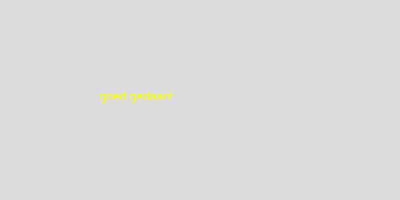
Frame 1 (no input)
Frame 60 (no input): identical to frame 1, image omitted
Frame 120 (the mouse pressed at the canvas centre since frame 60): identical to frame 1, image omitted

The p5.js sketch that drew this single still picture (run headless with seeded random() and noise() and a simulated clock; from frame 60 on, the mouse is pressed at the canvas centre):

// p5.js sketch
// ── sketch.js

function keyPressed() {
  if (keyCode === ENTER) { 
    Score = random(0, 100);
 }
}

let Score = 0;

function setup() {
  createCanvas(400, 200);

Score = random(0, 100);
}

function draw() {
  background(220);

if (Score > 90){
  fill("green");
  text("uitstekend!", 100, 100);
} else if (Score > 70 && Score <= 89){
  fill("yellow");
  text("goed gedaan!", 100, 100);
} else if (Score > 50 && Score <= 69){
  fill("orange");
  text("Voldoende.", 100, 100);
} else if (Score < 49){
  fill("red");
  text("Onvoldoende.", 100, 100);
}
}
